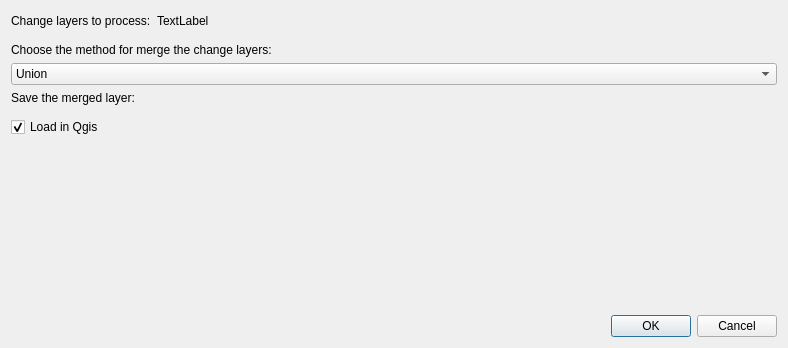
<?xml version="1.0" encoding="UTF-8"?>
<ui version="4.0">
 <class>Dialog</class>
 <widget class="QDialog" name="Dialog">
  <property name="geometry">
   <rect>
    <x>0</x>
    <y>0</y>
    <width>788</width>
    <height>348</height>
   </rect>
  </property>
  <property name="windowTitle">
   <string>Merge Change Detection Layers</string>
  </property>
  <layout class="QVBoxLayout" name="verticalLayout">
   <item>
    <widget class="QWidget" name="widget_2" native="true">
     <layout class="QHBoxLayout" name="horizontalLayout">
      <property name="leftMargin">
       <number>0</number>
      </property>
      <property name="topMargin">
       <number>0</number>
      </property>
      <property name="rightMargin">
       <number>0</number>
      </property>
      <property name="bottomMargin">
       <number>0</number>
      </property>
      <item>
       <widget class="QLabel" name="label">
        <property name="text">
         <string>Change layers to process:</string>
        </property>
       </widget>
      </item>
      <item>
       <widget class="QLabel" name="LayersToProcess">
        <property name="text">
         <string>TextLabel</string>
        </property>
       </widget>
      </item>
      <item>
       <spacer name="horizontalSpacer">
        <property name="orientation">
         <enum>Qt::Horizontal</enum>
        </property>
        <property name="sizeHint" stdset="0">
         <size>
          <width>40</width>
          <height>20</height>
         </size>
        </property>
       </spacer>
      </item>
     </layout>
    </widget>
   </item>
   <item>
    <widget class="QWidget" name="widget" native="true">
     <layout class="QHBoxLayout" name="horizontalLayout_2">
      <property name="leftMargin">
       <number>0</number>
      </property>
      <property name="topMargin">
       <number>0</number>
      </property>
      <property name="rightMargin">
       <number>0</number>
      </property>
      <property name="bottomMargin">
       <number>0</number>
      </property>
     </layout>
    </widget>
   </item>
   <item>
    <widget class="QLabel" name="LabelMergeMethod">
     <property name="text">
      <string>Choose the method for merge the change layers:</string>
     </property>
    </widget>
   </item>
   <item>
    <widget class="QComboBox" name="MergeMethod">
     <item>
      <property name="text">
       <string>Union</string>
      </property>
     </item>
     <item>
      <property name="text">
       <string>Intersection</string>
      </property>
     </item>
    </widget>
   </item>
   <item>
    <widget class="QLabel" name="LabelMergeFileWidget">
     <property name="text">
      <string>Save the merged layer:</string>
     </property>
    </widget>
   </item>
   <item>
    <widget class="QgsFileWidget" name="MergeFileWidget"/>
   </item>
   <item>
    <widget class="QCheckBox" name="LoadInQgis">
     <property name="text">
      <string>Load in Qgis</string>
     </property>
     <property name="checked">
      <bool>true</bool>
     </property>
    </widget>
   </item>
   <item>
    <spacer name="verticalSpacer">
     <property name="orientation">
      <enum>Qt::Vertical</enum>
     </property>
     <property name="sizeHint" stdset="0">
      <size>
       <width>20</width>
       <height>40</height>
      </size>
     </property>
    </spacer>
   </item>
   <item>
    <widget class="QDialogButtonBox" name="buttonBox">
     <property name="orientation">
      <enum>Qt::Horizontal</enum>
     </property>
     <property name="standardButtons">
      <set>QDialogButtonBox::Cancel|QDialogButtonBox::Ok</set>
     </property>
    </widget>
   </item>
  </layout>
 </widget>
 <customwidgets>
  <customwidget>
   <class>QgsFileWidget</class>
   <extends>QWidget</extends>
   <header>qgis.gui</header>
  </customwidget>
 </customwidgets>
 <resources/>
 <connections>
  <connection>
   <sender>buttonBox</sender>
   <signal>accepted()</signal>
   <receiver>Dialog</receiver>
   <slot>accept()</slot>
   <hints>
    <hint type="sourcelabel">
     <x>248</x>
     <y>254</y>
    </hint>
    <hint type="destinationlabel">
     <x>157</x>
     <y>274</y>
    </hint>
   </hints>
  </connection>
  <connection>
   <sender>buttonBox</sender>
   <signal>rejected()</signal>
   <receiver>Dialog</receiver>
   <slot>reject()</slot>
   <hints>
    <hint type="sourcelabel">
     <x>316</x>
     <y>260</y>
    </hint>
    <hint type="destinationlabel">
     <x>286</x>
     <y>274</y>
    </hint>
   </hints>
  </connection>
 </connections>
</ui>
